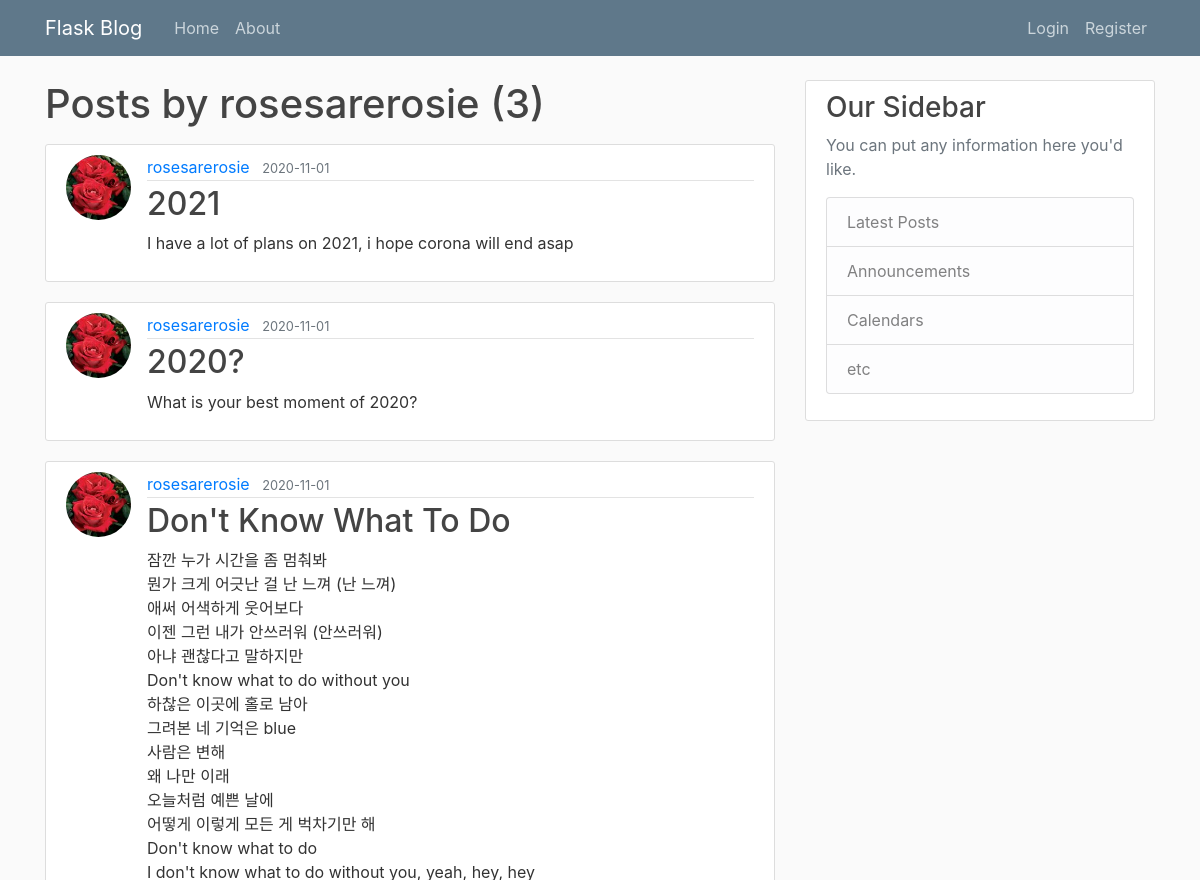
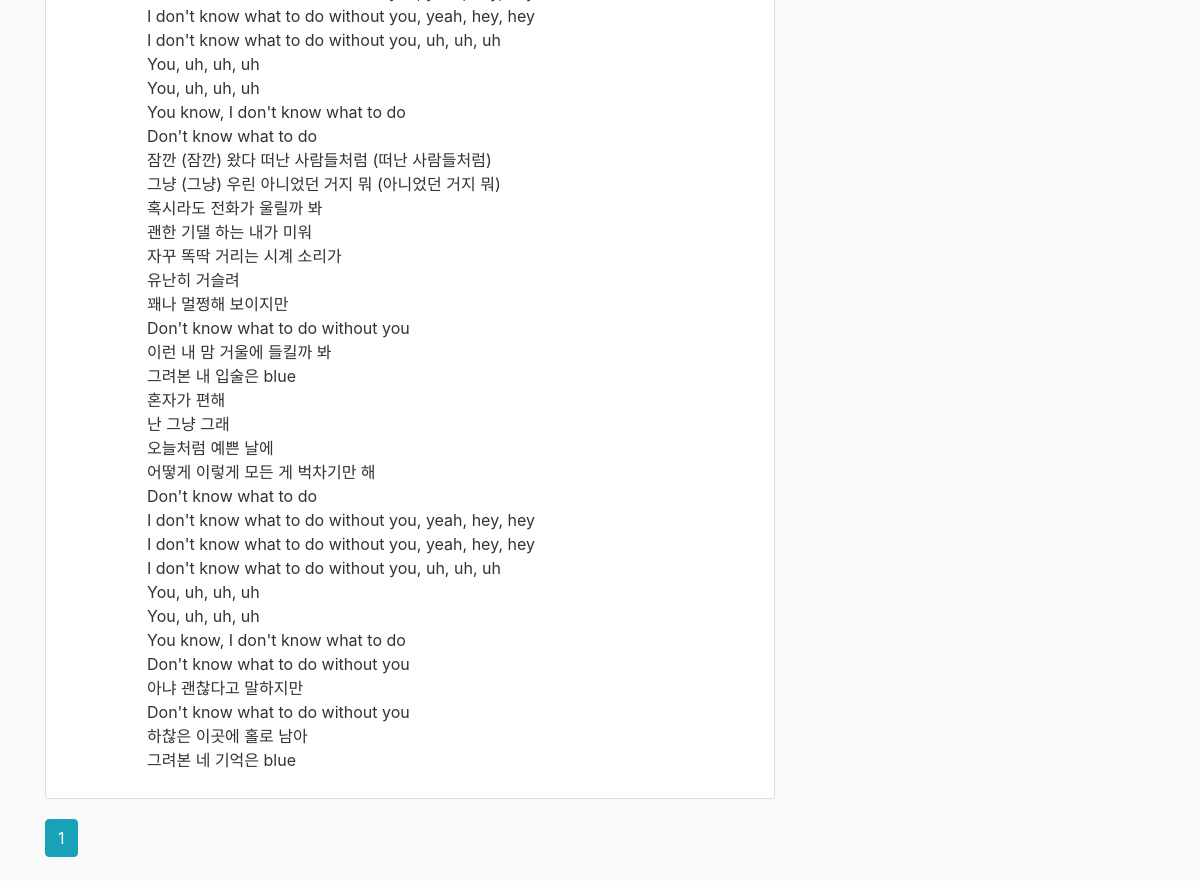
Screenshot of /user/rosesarerosie with the database file from the repository (2 pictures, top to bottom).
### flaskblog/models.py (models this page shows, shortened)
class User(db.Model, UserMixin):
    id = db.Column(db.Integer, primary_key=True)
    username = db.Column(db.String(20), unique=True, nullable=False)
    email = db.Column(db.String(120), unique=True, nullable=False)
    image_file = db.Column(db.String(20), nullable=False, default='default.jpg')
    password = db.Column(db.String(60), nullable=False)
    posts = db.relationship('Post', backref='author', lazy=True)

class Post(db.Model):
    id = db.Column(db.Integer, primary_key=True)
    title = db.Column(db.String(100), nullable=False)
    date_posted = db.Column(db.DateTime, nullable=False, default=datetime.utcnow)
    content = db.Column(db.Text, nullable=False)
    user_id = db.Column(db.Integer, db.ForeignKey('user.id'), nullable=False)

### flaskblog/users/routes.py (the view)
@users.route("/user/<string:username>")
def user_posts(username):
    page = request.args.get('page', 1, type=int)
    user = User.query.filter_by(username=username).first_or_404()
    posts = Post.query.filter_by(author=user)\
        .order_by(Post.date_posted.desc())\
        .paginate(page=page, per_page=5)
    return render_template('user_posts.html', posts=posts, user=user)

### flaskblog/templates/user_posts.html
{% extends "layout.html" %}
{% block content %}
    <h1 class="mb-3">Posts by {{ user.username }} ({{ posts.total }})</h1>
    {% for post in posts.items %}
        <article class="media content-section">
          <img class="rounded-circle article-img" src="{{ url_for('static', filename='profile_pics/' + post.author.image_file) }}">
          <div class="media-body">
            <div class="article-metadata">
              <a class="mr-2" href="{{ url_for('users.user_posts', username=post.author.username) }}">{{ post.author.username }}</a>
              <small class="text-muted">{{ post.date_posted.strftime('%Y-%m-%d') }}</small>
            </div>
            <h2><a class="article-title" href="{{ url_for('posts.post', post_id=post.id) }}">{{ post.title }}</a></h2>
            <p class="article-content">{{ post.content }}</p>
          </div>
        </article>
    {% endfor %}
    {% for page_num in posts.iter_pages(left_edge=1, right_edge=1, left_current=1, right_current=2) %}
      {% if page_num %}
        {% if posts.page == page_num %}
          <a class="btn btn-info mb-4" href="{{ url_for('users.user_posts', username=user.username, page=page_num) }}">{{ page_num }}</a>
        {% else %}
          <a class="btn btn-outline-info mb-4" href="{{ url_for('users.user_posts', username=user.username, page=page_num) }}">{{ page_num }}</a>
        {% endif %}
      {% else %}
        ...
      {% endif %}
    {% endfor %}
{% endblock content %}

### flaskblog/templates/layout.html (shortened to what this page needs)
<!DOCTYPE html>
<html>
<head>
    <link rel="stylesheet" href="https://maxcdn.bootstrapcdn.com/bootstrap/4.0.0/css/bootstrap.min.css">
    <link rel="stylesheet" type="text/css" href="{{ url_for('static', filename='main.css') }}">
</head>
<body>
    <header class="site-header">
      <nav class="navbar navbar-expand-md navbar-dark bg-steel fixed-top">
        <div class="container">
          <a class="navbar-brand mr-4" href="/">Flask Blog</a>
          <div class="collapse navbar-collapse" id="navbarToggle">
            <div class="navbar-nav mr-auto">
              <a class="nav-item nav-link" href="{{ url_for('main.home') }}">Home</a>
              <a class="nav-item nav-link" href="{{ url_for('main.about') }}">About</a>
            </div>
            <div class="navbar-nav">
              {% if current_user.is_authenticated %}
                <a class="nav-item nav-link" href="{{ url_for('posts.new_post') }}">New Post</a>
                <a class="nav-item nav-link" href="{{ url_for('users.account') }}">Account</a>
                <a class="nav-item nav-link" href="{{ url_for('users.logout') }}">Logout</a>
              {% else %}
                <a class="nav-item nav-link" href="{{ url_for('users.login') }}">Login</a>
                <a class="nav-item nav-link" href="{{ url_for('users.register') }}">Register</a>
              {% endif %}
            </div>
          </div>
        </div>
      </nav>
    </header>
    <main role="main" class="container">
      <div class="row">
        <div class="col-md-8">
          {% block content %}{% endblock %}
        </div>
        <div class="col-md-4">
          <div class="content-section">
            <h3>Our Sidebar</h3>
            <p class='text-muted'>You can put any information here you'd like.
              <ul class="list-group">
                <li class="list-group-item list-group-item-light">Latest Posts</li>
                <li class="list-group-item list-group-item-light">Announcements</li>
                <li class="list-group-item list-group-item-light">Calendars</li>
                <li class="list-group-item list-group-item-light">etc</li>
              </ul>
            </p>
          </div>
        </div>
      </div>
    </main>
</body>
</html>

### flaskblog/static/main.css (style rules this page uses)
body { background: #fafafa; color: #333333; margin-top: 5rem; }
h1, h2, h3, h4, h5, h6 { color: #444444; }
.bg-steel { background-color: #5f788a; }
.site-header .navbar-nav .nav-link { color: #cbd5db; }
.content-section { background: #ffffff; padding: 10px 20px; border: 1px solid #dddddd; border-radius: 3px; margin-bottom: 20px; }
.article-title { color: #444444; }
.article-content { white-space: pre-line; }
.article-img { height: 65px; width: 65px; margin-right: 16px; }
.article-metadata { padding-bottom: 1px; margin-bottom: 4px; border-bottom: 1px solid #e3e3e3 }

### rows the page displays
User: username "rosesarerosie"
Post: image_file (picture), author.username "rosesarerosie", date_posted "2020-11-01", title "2021", content "I have a lot of plans on 2021, i hope corona will end asap"
Post: image_file (picture), author.username "rosesarerosie", date_posted "2020-11-01", title "2020?", content "What is your best moment of 2020?"
Post: image_file (picture), author.username "rosesarerosie", date_posted "2020-11-01", title "Don't Know What To Do", content "잠깐 누가 시간을 좀 멈춰봐 뭔가 크게 어긋난 걸 난 느껴 (난 느껴) 애써 어색하게 웃어보다 이젠 그런 내가 안쓰러워 (안쓰러워) 아냐 괜찮다고 말하지만 Don't know what to do without you 하찮은 이곳에 홀로 남아 그려본 네 기억은 blue 사람은 변해 왜 나만 이래 오늘처럼 예쁜 날에 어떻게 이렇게 모든 게 벅차기만 해 Don't know what to do I don't know what to do without you, yeah, hey, hey I don't know what to do without you, yeah, hey, hey I don't know what to do without you, uh, uh, uh You, uh, uh, uh You, uh, uh, uh You know, I don't know what to do Don't know what to do 잠깐 (잠깐) 왔다 떠난 사람들처럼 (떠난 사람들처럼) 그냥 (그냥) 우린 아니었던 거지 뭐 (아니었던 거지 뭐) 혹시라도 전화가 울릴까 봐 괜한 기댈 하는 내가 미워 자꾸 똑딱 거리는 시계 소리가 유난히 거슬려 꽤나 멀쩡해 보이지만 Don't know what to do without you 이런 내 맘 거울에 들킬까 봐 그려본 내 입술은 blue 혼자가 편해 난 그냥 그래 오늘처럼 예쁜 날에 어떻게 이렇게 모든 게 벅차기만…"

### other values shown
{{ posts.total }} "3"
{{ page_num }} "1"
